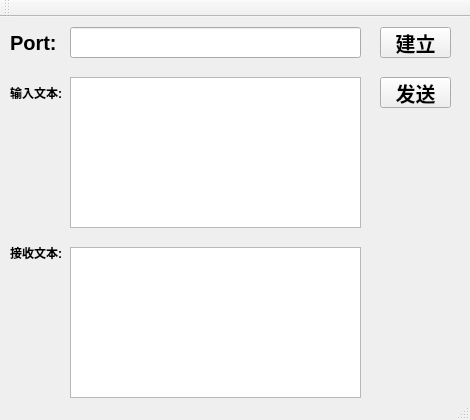
<?xml version="1.0" encoding="UTF-8"?>
<ui version="4.0">
 <class>SmartServer</class>
 <widget class="QMainWindow" name="SmartServer">
  <property name="geometry">
   <rect>
    <x>0</x>
    <y>0</y>
    <width>470</width>
    <height>420</height>
   </rect>
  </property>
  <property name="minimumSize">
   <size>
    <width>470</width>
    <height>420</height>
   </size>
  </property>
  <property name="maximumSize">
   <size>
    <width>470</width>
    <height>420</height>
   </size>
  </property>
  <property name="windowTitle">
   <string>SmartServer</string>
  </property>
  <widget class="QWidget" name="centralWidget">
   <widget class="QLineEdit" name="Port">
    <property name="geometry">
     <rect>
      <x>70</x>
      <y>10</y>
      <width>291</width>
      <height>31</height>
     </rect>
    </property>
   </widget>
   <widget class="QLabel" name="label">
    <property name="geometry">
     <rect>
      <x>10</x>
      <y>10</y>
      <width>71</width>
      <height>31</height>
     </rect>
    </property>
    <property name="font">
     <font>
      <pointsize>15</pointsize>
      <weight>75</weight>
      <bold>true</bold>
     </font>
    </property>
    <property name="text">
     <string>Port:</string>
    </property>
   </widget>
   <widget class="QPushButton" name="set_btn">
    <property name="geometry">
     <rect>
      <x>380</x>
      <y>10</y>
      <width>71</width>
      <height>31</height>
     </rect>
    </property>
    <property name="font">
     <font>
      <pointsize>15</pointsize>
      <weight>75</weight>
      <bold>true</bold>
     </font>
    </property>
    <property name="text">
     <string>建立</string>
    </property>
   </widget>
   <widget class="QTextEdit" name="send_label">
    <property name="geometry">
     <rect>
      <x>70</x>
      <y>60</y>
      <width>291</width>
      <height>151</height>
     </rect>
    </property>
   </widget>
   <widget class="QLabel" name="label_2">
    <property name="geometry">
     <rect>
      <x>10</x>
      <y>60</y>
      <width>61</width>
      <height>31</height>
     </rect>
    </property>
    <property name="font">
     <font>
      <pointsize>9</pointsize>
      <weight>75</weight>
      <bold>true</bold>
     </font>
    </property>
    <property name="text">
     <string>输入文本:</string>
    </property>
   </widget>
   <widget class="QPushButton" name="Send">
    <property name="geometry">
     <rect>
      <x>380</x>
      <y>60</y>
      <width>71</width>
      <height>31</height>
     </rect>
    </property>
    <property name="font">
     <font>
      <pointsize>15</pointsize>
      <weight>75</weight>
      <bold>true</bold>
     </font>
    </property>
    <property name="text">
     <string>发送</string>
    </property>
   </widget>
   <widget class="QLabel" name="label_3">
    <property name="geometry">
     <rect>
      <x>10</x>
      <y>220</y>
      <width>61</width>
      <height>31</height>
     </rect>
    </property>
    <property name="font">
     <font>
      <pointsize>9</pointsize>
      <weight>75</weight>
      <bold>true</bold>
     </font>
    </property>
    <property name="text">
     <string>接收文本:</string>
    </property>
   </widget>
   <widget class="QTextEdit" name="recv_label">
    <property name="geometry">
     <rect>
      <x>70</x>
      <y>230</y>
      <width>291</width>
      <height>151</height>
     </rect>
    </property>
   </widget>
  </widget>
  <widget class="QMenuBar" name="menuBar">
   <property name="geometry">
    <rect>
     <x>0</x>
     <y>0</y>
     <width>470</width>
     <height>23</height>
    </rect>
   </property>
  </widget>
  <widget class="QToolBar" name="mainToolBar">
   <attribute name="toolBarArea">
    <enum>TopToolBarArea</enum>
   </attribute>
   <attribute name="toolBarBreak">
    <bool>false</bool>
   </attribute>
  </widget>
  <widget class="QStatusBar" name="statusBar"/>
 </widget>
 <layoutdefault spacing="6" margin="11"/>
 <resources/>
 <connections/>
</ui>
